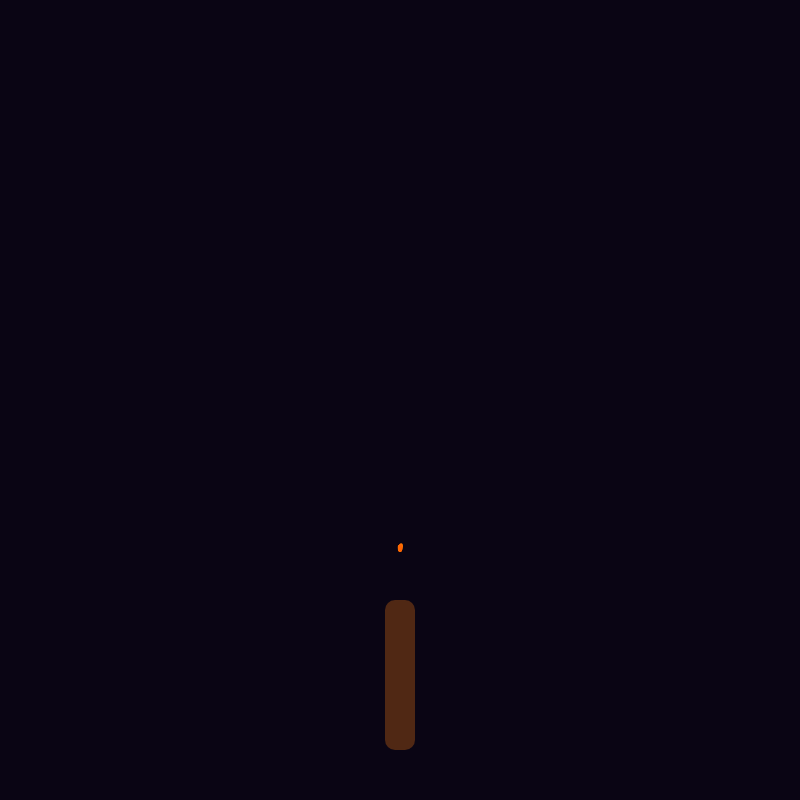
Frame 1 (no input)
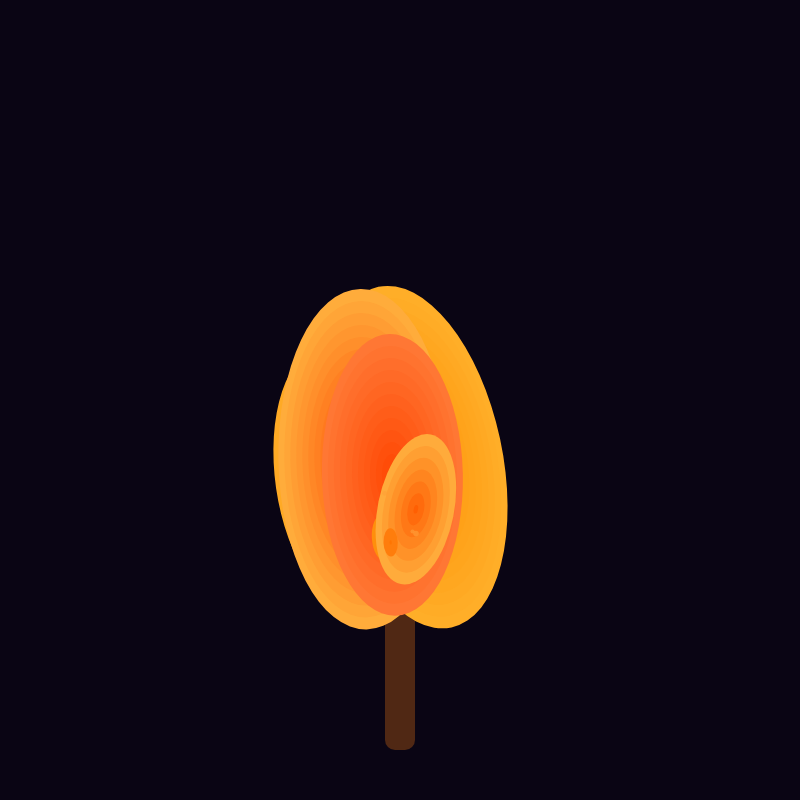
Frame 60 (no input)
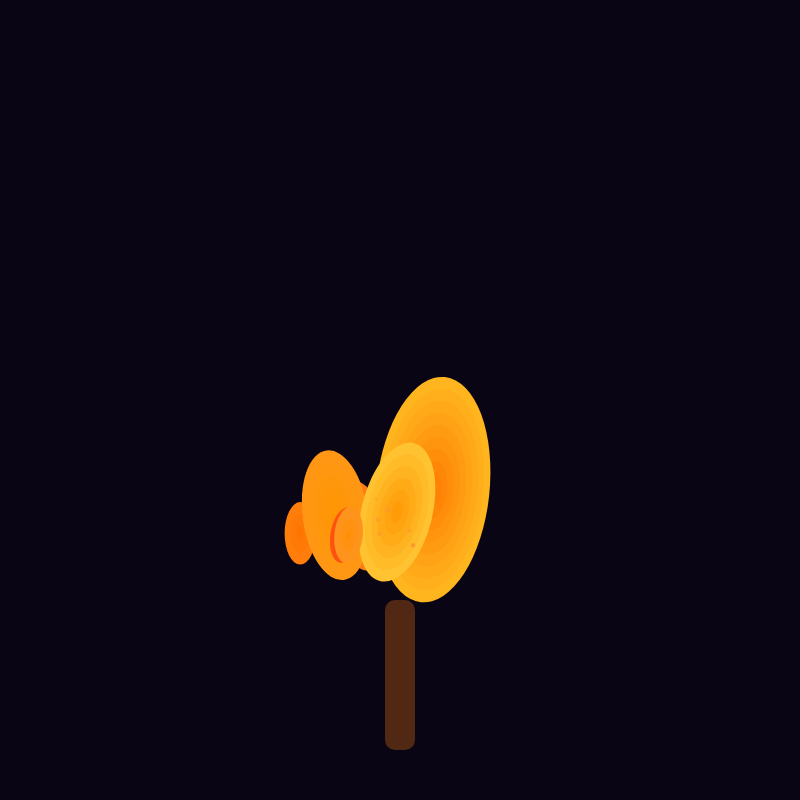
Frame 120 (the mouse pressed at the canvas centre since frame 60)

The p5.js sketch that drew these frames (run headless with seeded random() and noise() and a simulated clock; from frame 60 on, the mouse is pressed at the canvas centre):

// p5.js sketch
// ── sketch.js
let flames = [];

function setup() {
  createCanvas(800, 800);
  noStroke();

  // Create flames attached to the torch
  for (let i = 0; i < 10; i++) {
    flames.push(new GradientFlame(width / 2, height - 250, random(50, 200), random(-15, 15)));
  }
}

function draw() {
  background(10, 5, 20); // Dark background

  drawTorch(width / 2, height - 200); // Draw the torch handle

  // Draw and animate each flame
  for (let flame of flames) {
    flame.update();
    flame.display();
  }

  drawSparks(); // Add floating sparks for realism
}

// 🔥 **Torch Handle**
function drawTorch(x, y) {
  fill(80, 40, 20); // Dark brown for wood
  rect(x - 15, y, 30, 150, 10); // Rounded rectangle for the torch handle
}

// 🔥 **Embers & Sparks**
let sparks = [];

function drawSparks() {
  if (random(1) < 0.1) {
    sparks.push(new Spark(width / 2 + random(-20, 20), height - 250));
  }
  
  for (let i = sparks.length - 1; i >= 0; i--) {
    sparks[i].update();
    sparks[i].display();
    if (sparks[i].lifespan <= 0) {
      sparks.splice(i, 1);
    }
  }
}

class Spark {
  constructor(x, y) {
    this.x = x;
    this.y = y;
    this.vx = random(-1, 1);
    this.vy = random(-2, -1);
    this.size = random(3, 6);
    this.lifespan = 255;
  }

  update() {
    this.x += this.vx;
    this.y += this.vy;
    this.lifespan -= 5;
  }

  display() {
    fill(255, 150, 50, this.lifespan);
    ellipse(this.x, this.y, this.size);
  }
}

// 🔥 **Flames with Rotation & Flickering**
class GradientFlame {
  constructor(x, y, maxSize, rotationAngle) {
    this.x = x;
    this.y = y;
    this.size = 0;
    this.maxSize = maxSize;
    this.angle = rotationAngle;
    this.rotationSpeed = random(-0.02, 0.02);
    this.color1 = color(255, random(50, 150), 0);
    this.color2 = color(255, random(150, 255), random(50, 100));
    this.speed = random(1, 3);
    this.noiseOffset = random(1000);
  }

  update() {
    this.size += this.speed;
    this.y -= this.speed * 0.8;
    this.angle += this.rotationSpeed;
    this.x += map(noise(this.noiseOffset + frameCount * 0.01), 0, 1, -1.5, 1.5);

    if (this.size > this.maxSize) {
      this.size = 0;
      this.y = height - 250;
      this.angle = random(-15, 15);
      this.color1 = color(255, random(50, 150), 0);
      this.color2 = color(255, random(150, 255), random(50, 100));
    }
  }

  display() {
    push();
    translate(this.x, this.y);
    rotate(radians(this.angle));

    for (let r = this.size; r > 0; r -= 8) {
      let inter = map(r, 0, this.maxSize, 0, 1);
      let c = lerpColor(this.color1, this.color2, inter);
      fill(c);
      ellipse(0, 0, r * 1.5, r * 3);
    }

    pop();
  }
}
